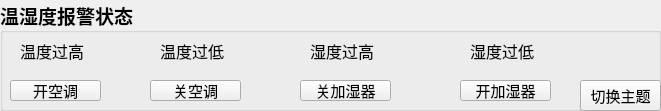
  <widget class="QGroupBox" name="groupBox">
   <property name="geometry">
    <rect>
     <x>250</x>
     <y>560</y>
     <width>661</width>
     <height>111</height>
    </rect>
   </property>
   <property name="font">
    <font>
     <family>宋体</family>
     <pointsize>14</pointsize>
     <weight>75</weight>
     <bold>true</bold>
    </font>
   </property>
   <property name="styleSheet">
    <string notr="true"/>
   </property>
   <property name="title">
    <string>温湿度报警状态</string>
   </property>
   <widget class="QLabel" name="label1">
    <property name="geometry">
     <rect>
      <x>20</x>
      <y>40</y>
      <width>71</width>
      <height>21</height>
     </rect>
    </property>
    <property name="font">
     <font>
      <family>宋体</family>
      <pointsize>12</pointsize>
      <weight>50</weight>
      <bold>false</bold>
     </font>
    </property>
    <property name="styleSheet">
     <string notr="true">border: none;</string>
    </property>
    <property name="text">
     <string>温度过高</string>
    </property>
   </widget>
   <widget class="QLabel" name="label2">
    <property name="geometry">
     <rect>
      <x>160</x>
      <y>40</y>
      <width>71</width>
      <height>21</height>
     </rect>
    </property>
    <property name="font">
     <font>
      <family>宋体</family>
      <pointsize>12</pointsize>
      <weight>50</weight>
      <bold>false</bold>
     </font>
    </property>
    <property name="styleSheet">
     <string notr="true">border: none;</string>
    </property>
    <property name="text">
     <string>温度过低</string>
    </property>
   </widget>
   <widget class="QLabel" name="label3">
    <property name="geometry">
     <rect>
      <x>310</x>
      <y>40</y>
      <width>71</width>
      <height>21</height>
     </rect>
    </property>
    <property name="font">
     <font>
      <family>宋体</family>
      <pointsize>12</pointsize>
      <weight>50</weight>
      <bold>false</bold>
     </font>
    </property>
    <property name="styleSheet">
     <string notr="true">border: none;</string>
    </property>
    <property name="text">
     <string>湿度过高</string>
    </property>
   </widget>
   <widget class="QLabel" name="label_4">
    <property name="geometry">
     <rect>
      <x>470</x>
      <y>40</y>
      <width>71</width>
      <height>21</height>
     </rect>
    </property>
    <property name="font">
     <font>
      <family>宋体</family>
      <pointsize>12</pointsize>
      <weight>50</weight>
      <bold>false</bold>
     </font>
    </property>
    <property name="styleSheet">
     <string notr="true">border: none;</string>
    </property>
    <property name="text">
     <string>湿度过低</string>
    </property>
   </widget>
   <widget class="QLabel" name="lightTempUp">
    <property name="geometry">
     <rect>
      <x>90</x>
      <y>40</y>
      <width>21</width>
      <height>21</height>
     </rect>
    </property>
    <property name="font">
     <font>
      <family>宋体</family>
     </font>
    </property>
    <property name="styleSheet">
     <string notr="true">border: none;</string>
    </property>
    <property name="text">
     <string/>
    </property>
   </widget>
   <widget class="QLabel" name="lightTempLow">
    <property name="geometry">
     <rect>
      <x>230</x>
      <y>40</y>
      <width>21</width>
      <height>21</height>
     </rect>
    </property>
    <property name="font">
     <font>
      <family>宋体</family>
     </font>
    </property>
    <property name="styleSheet">
     <string notr="true">border: none;</string>
    </property>
    <property name="text">
     <string/>
    </property>
   </widget>
   <widget class="QLabel" name="lightHumUp">
    <property name="geometry">
     <rect>
      <x>380</x>
      <y>40</y>
      <width>21</width>
      <height>21</height>
     </rect>
    </property>
    <property name="font">
     <font>
      <family>宋体</family>
     </font>
    </property>
    <property name="styleSheet">
     <string notr="true">border: none;</string>
    </property>
    <property name="text">
     <string/>
    </property>
   </widget>
   <widget class="QLabel" name="lightHumLow">
    <property name="geometry">
     <rect>
      <x>540</x>
      <y>40</y>
      <width>21</width>
      <height>21</height>
     </rect>
    </property>
    <property name="font">
     <font>
      <family>宋体</family>
     </font>
    </property>
    <property name="styleSheet">
     <string notr="true">border: none;</string>
    </property>
    <property name="text">
     <string/>
    </property>
   </widget>
   <widget class="QPushButton" name="kongtiao_on">
    <property name="geometry">
     <rect>
      <x>10</x>
      <y>80</y>
      <width>91</width>
      <height>21</height>
     </rect>
    </property>
    <property name="font">
     <font>
      <family>宋体</family>
      <pointsize>11</pointsize>
      <weight>50</weight>
      <bold>false</bold>
     </font>
    </property>
    <property name="styleSheet">
     <string notr="true"/>
    </property>
    <property name="text">
     <string>开空调</string>
    </property>
   </widget>
   <widget class="QPushButton" name="kongtiao_off">
    <property name="geometry">
     <rect>
      <x>150</x>
      <y>80</y>
      <width>91</width>
      <height>21</height>
     </rect>
    </property>
    <property name="font">
     <font>
      <family>宋体</family>
      <pointsize>11</pointsize>
      <weight>50</weight>
      <bold>false</bold>
     </font>
    </property>
    <property name="styleSheet">
     <string notr="true"/>
    </property>
    <property name="text">
     <string>关空调</string>
    </property>
   </widget>
   <widget class="QPushButton" name="chushi_on">
    <property name="geometry">
     <rect>
      <x>300</x>
      <y>80</y>
      <width>91</width>
      <height>21</height>
     </rect>
    </property>
    <property name="font">
     <font>
      <family>宋体</family>
      <pointsize>11</pointsize>
      <weight>50</weight>
      <bold>false</bold>
     </font>
    </property>
    <property name="styleSheet">
     <string notr="true"/>
    </property>
    <property name="text">
     <string>关加湿器</string>
    </property>
   </widget>
   <widget class="QPushButton" name="chushi_off">
    <property name="geometry">
     <rect>
      <x>460</x>
      <y>80</y>
      <width>91</width>
      <height>21</height>
     </rect>
    </property>
    <property name="font">
     <font>
      <family>宋体</family>
      <pointsize>11</pointsize>
      <weight>50</weight>
      <bold>false</bold>
     </font>
    </property>
    <property name="styleSheet">
     <string notr="true"/>
    </property>
    <property name="text">
     <string>开加湿器</string>
    </property>
   </widget>
   <widget class="QPushButton" name="ChangeTheme">
    <property name="geometry">
     <rect>
      <x>580</x>
      <y>80</y>
      <width>81</width>
      <height>31</height>
     </rect>
    </property>
    <property name="font">
     <font>
      <family>宋体</family>
      <pointsize>11</pointsize>
      <weight>50</weight>
      <bold>false</bold>
     </font>
    </property>
    <property name="styleSheet">
     <string notr="true"/>
    </property>
    <property name="text">
     <string>切换主题</string>
    </property>
   </widget>
   <widget class="QLabel" name="lanjingling">
    <property name="geometry">
     <rect>
      <x>580</x>
      <y>10</y>
      <width>81</width>
      <height>61</height>
     </rect>
    </property>
    <property name="styleSheet">
     <string notr="true">border:none;
background:rgba(255,0, 0, 0);</string>
    </property>
    <property name="text">
     <string/>
    </property>
   </widget>
  </widget>
